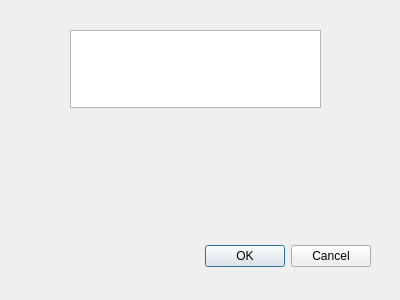
<?xml version="1.0" encoding="UTF-8"?>
<ui version="4.0">
 <class>askDialog</class>
 <widget class="QDialog" name="askDialog">
  <property name="geometry">
   <rect>
    <x>0</x>
    <y>0</y>
    <width>400</width>
    <height>300</height>
   </rect>
  </property>
  <property name="windowTitle">
   <string>Dialog</string>
  </property>
  <widget class="QDialogButtonBox" name="buttonBox">
   <property name="geometry">
    <rect>
     <x>30</x>
     <y>240</y>
     <width>341</width>
     <height>32</height>
    </rect>
   </property>
   <property name="orientation">
    <enum>Qt::Horizontal</enum>
   </property>
   <property name="standardButtons">
    <set>QDialogButtonBox::Cancel|QDialogButtonBox::Ok</set>
   </property>
  </widget>
  <widget class="QTextEdit" name="textEdit">
   <property name="geometry">
    <rect>
     <x>70</x>
     <y>30</y>
     <width>251</width>
     <height>78</height>
    </rect>
   </property>
  </widget>
 </widget>
 <resources/>
 <connections>
  <connection>
   <sender>buttonBox</sender>
   <signal>accepted()</signal>
   <receiver>askDialog</receiver>
   <slot>accept()</slot>
   <hints>
    <hint type="sourcelabel">
     <x>248</x>
     <y>254</y>
    </hint>
    <hint type="destinationlabel">
     <x>157</x>
     <y>274</y>
    </hint>
   </hints>
  </connection>
  <connection>
   <sender>buttonBox</sender>
   <signal>rejected()</signal>
   <receiver>askDialog</receiver>
   <slot>reject()</slot>
   <hints>
    <hint type="sourcelabel">
     <x>316</x>
     <y>260</y>
    </hint>
    <hint type="destinationlabel">
     <x>286</x>
     <y>274</y>
    </hint>
   </hints>
  </connection>
 </connections>
</ui>
